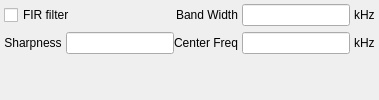
  <widget class="QDockWidget" name="m_dockFIR">
   <property name="minimumSize">
    <size>
     <width>304</width>
     <height>80</height>
    </size>
   </property>
   <property name="features">
    <set>QDockWidget::DockWidgetMovable</set>
   </property>
   <property name="allowedAreas">
    <set>Qt::BottomDockWidgetArea</set>
   </property>
   <property name="windowTitle">
    <string>Digital Filter</string>
   </property>
   <attribute name="dockWidgetArea">
    <number>8</number>
   </attribute>
   <widget class="QWidget" name="dockWidgetContents_5">
    <layout class="QGridLayout" name="gridLayout_2">
     <property name="horizontalSpacing">
      <number>4</number>
     </property>
     <property name="margin">
      <number>4</number>
     </property>
     <item row="0" column="0">
      <layout class="QHBoxLayout" name="horizontalLayout_4">
       <property name="spacing">
        <number>4</number>
       </property>
       <item>
        <widget class="QCheckBox" name="m_ckbFIREnabled">
         <property name="sizePolicy">
          <sizepolicy hsizetype="Fixed" vsizetype="Fixed">
           <horstretch>0</horstretch>
           <verstretch>0</verstretch>
          </sizepolicy>
         </property>
         <property name="text">
          <string>FIR filter</string>
         </property>
        </widget>
       </item>
       <item>
        <spacer name="horizontalSpacer">
         <property name="orientation">
          <enum>Qt::Horizontal</enum>
         </property>
         <property name="sizeHint" stdset="0">
          <size>
           <width>40</width>
           <height>20</height>
          </size>
         </property>
        </spacer>
       </item>
       <item>
        <layout class="QHBoxLayout">
         <property name="spacing">
          <number>4</number>
         </property>
         <item>
          <widget class="QLabel" name="textLabel1_2_5_3">
           <property name="sizePolicy">
            <sizepolicy hsizetype="Preferred" vsizetype="Fixed">
             <horstretch>0</horstretch>
             <verstretch>0</verstretch>
            </sizepolicy>
           </property>
           <property name="text">
            <string>Band Width</string>
           </property>
           <property name="alignment">
            <set>Qt::AlignCenter</set>
           </property>
           <property name="wordWrap">
            <bool>false</bool>
           </property>
          </widget>
         </item>
         <item>
          <widget class="QLineEdit" name="m_edFIRBandWidth">
           <property name="sizePolicy">
            <sizepolicy hsizetype="Preferred" vsizetype="Fixed">
             <horstretch>0</horstretch>
             <verstretch>0</verstretch>
            </sizepolicy>
           </property>
           <property name="minimumSize">
            <size>
             <width>69</width>
             <height>0</height>
            </size>
           </property>
          </widget>
         </item>
         <item>
          <widget class="QLabel" name="textLabel1_2_2_4_3">
           <property name="sizePolicy">
            <sizepolicy hsizetype="Fixed" vsizetype="Fixed">
             <horstretch>0</horstretch>
             <verstretch>0</verstretch>
            </sizepolicy>
           </property>
           <property name="text">
            <string>kHz</string>
           </property>
           <property name="wordWrap">
            <bool>false</bool>
           </property>
          </widget>
         </item>
        </layout>
       </item>
      </layout>
     </item>
     <item row="1" column="0">
      <layout class="QHBoxLayout" name="horizontalLayout_2">
       <item>
        <layout class="QHBoxLayout">
         <property name="spacing">
          <number>4</number>
         </property>
         <item>
          <widget class="QLabel" name="textLabel1_2_5_3_2">
           <property name="sizePolicy">
            <sizepolicy hsizetype="Preferred" vsizetype="Fixed">
             <horstretch>0</horstretch>
             <verstretch>0</verstretch>
            </sizepolicy>
           </property>
           <property name="text">
            <string>Sharpness</string>
           </property>
           <property name="alignment">
            <set>Qt::AlignCenter</set>
           </property>
           <property name="wordWrap">
            <bool>false</bool>
           </property>
          </widget>
         </item>
         <item>
          <widget class="QLineEdit" name="m_edFIRSharpness">
           <property name="sizePolicy">
            <sizepolicy hsizetype="Preferred" vsizetype="Fixed">
             <horstretch>0</horstretch>
             <verstretch>0</verstretch>
            </sizepolicy>
           </property>
           <property name="minimumSize">
            <size>
             <width>35</width>
             <height>0</height>
            </size>
           </property>
          </widget>
         </item>
        </layout>
       </item>
       <item>
        <layout class="QHBoxLayout">
         <property name="spacing">
          <number>4</number>
         </property>
         <item>
          <widget class="QLabel" name="textLabel1_2_5_3_3">
           <property name="sizePolicy">
            <sizepolicy hsizetype="Preferred" vsizetype="Fixed">
             <horstretch>0</horstretch>
             <verstretch>0</verstretch>
            </sizepolicy>
           </property>
           <property name="text">
            <string>Center Freq</string>
           </property>
           <property name="alignment">
            <set>Qt::AlignCenter</set>
           </property>
           <property name="wordWrap">
            <bool>false</bool>
           </property>
          </widget>
         </item>
         <item>
          <widget class="QLineEdit" name="m_edFIRCenterFreq">
           <property name="sizePolicy">
            <sizepolicy hsizetype="Preferred" vsizetype="Fixed">
             <horstretch>0</horstretch>
             <verstretch>0</verstretch>
            </sizepolicy>
           </property>
           <property name="minimumSize">
            <size>
             <width>69</width>
             <height>0</height>
            </size>
           </property>
          </widget>
         </item>
         <item>
          <widget class="QLabel" name="textLabel1_2_2_4_3_2">
           <property name="sizePolicy">
            <sizepolicy hsizetype="Fixed" vsizetype="Fixed">
             <horstretch>0</horstretch>
             <verstretch>0</verstretch>
            </sizepolicy>
           </property>
           <property name="text">
            <string>kHz</string>
           </property>
           <property name="wordWrap">
            <bool>false</bool>
           </property>
          </widget>
         </item>
        </layout>
       </item>
      </layout>
     </item>
     <item row="2" column="0">
      <spacer name="verticalSpacer_4">
       <property name="orientation">
        <enum>Qt::Vertical</enum>
       </property>
       <property name="sizeHint" stdset="0">
        <size>
         <width>20</width>
         <height>20</height>
        </size>
       </property>
      </spacer>
     </item>
    </layout>
   </widget>
  </widget>
